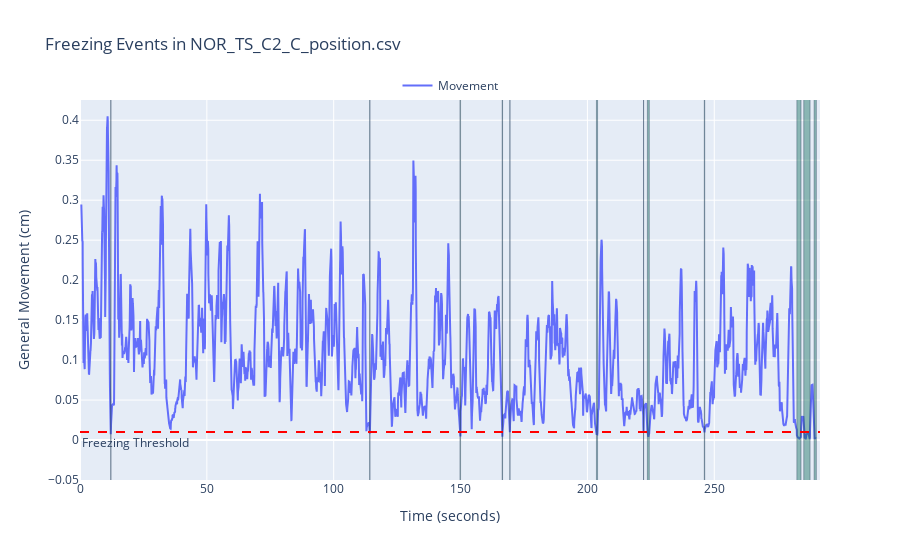

Notebook code cell kept with this figure:
### Markdown cell above
---
#### 4.  We can also measure other behaviours, such as freezing

### Code cell
# Plot freezing events
rst.plot_freezing(params, example_path)

### Figure 1 — Plotly figure (JSON) as saved in the notebook; plotly's stock layout.template omitted (floating-point values rounded to 4 significant figures; data arrays with more than 128 entries replaced by an {"elided": "..."} marker saying what was removed)
{"data": [{"mode": "lines", "name": "Movement", "type": "scatter", "x": {"elided": "7268 float values"}, "y": {"elided": "7268 float values"}}], "layout": {"annotations": [{"showarrow": false, "text": "Freezing Threshold", "x": 0, "xanchor": "left", "xref": "x domain", "y": 0.01, "yanchor": "top", "yref": "y"}], "legend": {"orientation": "h", "x": 0.5, "xanchor": "center", "y": 1, "yanchor": "bottom"}, "shapes": [{"fillcolor": "rgba(0, 100, 80, 0.4)", "line": {"width": 0.4}, "type": "rect", "x0": 12.12, "x1": 12.2, "y0": -0.1, "y1": 1.5}, {"fillcolor": "rgba(0, 100, 80, 0.4)", "line": {"width": 0.4}, "type": "rect", "x0": 114.2, "x1": 114.3, "y0": -0.1, "y1": 1.5}, {"fillcolor": "rgba(0, 100, 80, 0.4)", "line": {"width": 0.4}, "type": "rect", "x0": 149.8, "x1": 150, "y0": -0.1, "y1": 1.5}, {"fillcolor": "rgba(0, 100, 80, 0.4)", "line": {"width": 0.4}, "type": "rect", "x0": 166.4, "x1": 166.6, "y0": -0.1, "y1": 1.5}, {"fillcolor": "rgba(0, 100, 80, 0.4)", "line": {"width": 0.4}, "type": "rect", "x0": 169.4, "x1": 169.5, "y0": -0.1, "y1": 1.5}, {"fillcolor": "rgba(0, 100, 80, 0.4)", "line": {"width": 0.4}, "type": "rect", "x0": 203.6, "x1": 204, "y0": -0.1, "y1": 1.5}, {"fillcolor": "rgba(0, 100, 80, 0.4)", "line": {"width": 0.4}, "type": "rect", "x0": 222.1, "x1": 222.2, "y0": -0.1, "y1": 1.5}, {"fillcolor": "rgba(0, 100, 80, 0.4)", "line": {"width": 0.4}, "type": "rect", "x0": 223.6, "x1": 224.4, "y0": -0.1, "y1": 1.5}, {"fillcolor": "rgba(0, 100, 80, 0.4)", "line": {"width": 0.4}, "type": "rect", "x0": 246.1, "x1": 246.2, "y0": -0.1, "y1": 1.5}, {"fillcolor": "rgba(0, 100, 80, 0.4)", "line": {"width": 0.4}, "type": "rect", "x0": 282.6, "x1": 284.2, "y0": -0.1, "y1": 1.5}, {"fillcolor": "rgba(0, 100, 80, 0.4)", "line": {"width": 0.4}, "type": "rect", "x0": 285.3, "x1": 287.8, "y0": -0.1, "y1": 1.5}, {"fillcolor": "rgba(0, 100, 80, 0.4)", "line": {"width": 0.4}, "type": "rect", "x0": 289.4, "x1": 290.2, "y0": -0.1, "y1": 1.5}, {"line": {"color": "red", "dash": "dash"}, "type": "line", "x0": 0, "x1": 1, "xref": "x domain", "y0": 0.01, "y1": 0.01, "yref": "y"}], "showlegend": true, "title": {"text": "Freezing Events in NOR_TS_C2_C_position.csv"}, "xaxis": {"range": [0, 291.7], "title": {"text": "Time (seconds)"}}, "yaxis": {"range": [-0.05, 0.4253], "title": {"text": "General Movement (cm)"}}}}
